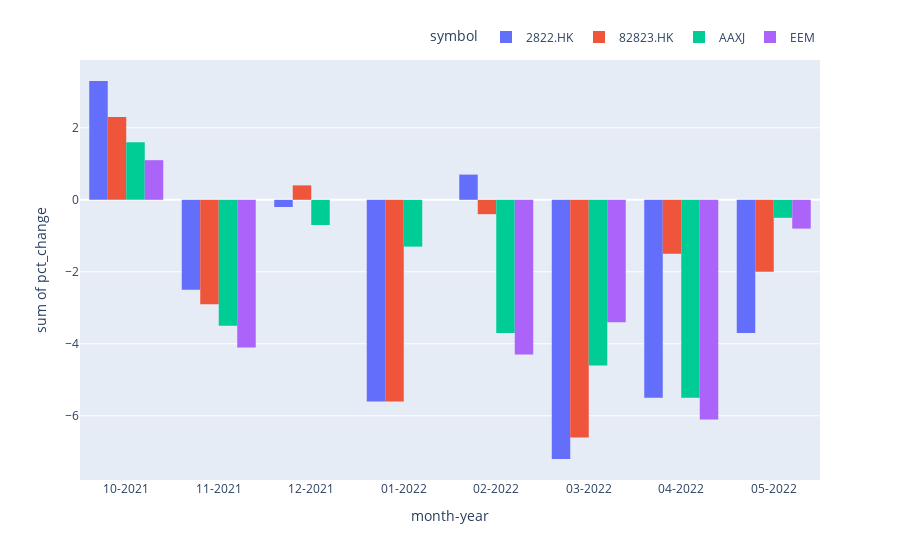

The code cell stored with this chart in its notebook:
### Code cell
chart_title='pct_change'
fig = px.histogram(df_Monthly_Price, x="month-year", y="pct_change",
             color='symbol', barmode='group',height=600)

fig.update_layout(legend=dict(
    orientation="h",
    yanchor="bottom",
    y=1.02,
    xanchor="right",
    x=1
))

# fig.update_layout(
#     autosize=True,
#     width=2000,
#     height=1000,)

fig.show()

pio.write_image(fig, f"{report_path}\\{title}-{chart_title}.png")

### Figure 1 — Plotly figure (JSON) as saved in the notebook; plotly's stock layout.template omitted (floating-point values rounded to 4 significant figures)
{"data": [{"alignmentgroup": "True", "bingroup": "x", "histfunc": "sum", "hovertemplate": "symbol=2822.HK<br>month-year=%{x}<br>sum of pct_change=%{y}<extra></extra>", "legendgroup": "2822.HK", "marker": {"color": "#636efa", "pattern": {"shape": ""}}, "name": "2822.HK", "offsetgroup": "2822.HK", "orientation": "v", "showlegend": true, "type": "histogram", "x": ["10-2021", "11-2021", "12-2021", "01-2022", "02-2022", "03-2022", "04-2022", "05-2022"], "xaxis": "x", "y": [3.3, -2.5, -0.2, -5.6, 0.7, -7.2, -5.5, -3.7], "yaxis": "y"}, {"alignmentgroup": "True", "bingroup": "x", "histfunc": "sum", "hovertemplate": "symbol=82823.HK<br>month-year=%{x}<br>sum of pct_change=%{y}<extra></extra>", "legendgroup": "82823.HK", "marker": {"color": "#EF553B", "pattern": {"shape": ""}}, "name": "82823.HK", "offsetgroup": "82823.HK", "orientation": "v", "showlegend": true, "type": "histogram", "x": ["10-2021", "11-2021", "12-2021", "01-2022", "02-2022", "03-2022", "04-2022", "05-2022"], "xaxis": "x", "y": [2.3, -2.9, 0.4, -5.6, -0.4, -6.6, -1.5, -2], "yaxis": "y"}, {"alignmentgroup": "True", "bingroup": "x", "histfunc": "sum", "hovertemplate": "symbol=AAXJ<br>month-year=%{x}<br>sum of pct_change=%{y}<extra></extra>", "legendgroup": "AAXJ", "marker": {"color": "#00cc96", "pattern": {"shape": ""}}, "name": "AAXJ", "offsetgroup": "AAXJ", "orientation": "v", "showlegend": true, "type": "histogram", "x": ["10-2021", "11-2021", "12-2021", "01-2022", "02-2022", "03-2022", "04-2022", "05-2022"], "xaxis": "x", "y": [1.6, -3.5, -0.7, -1.3, -3.7, -4.6, -5.5, -0.5], "yaxis": "y"}, {"alignmentgroup": "True", "bingroup": "x", "histfunc": "sum", "hovertemplate": "symbol=EEM<br>month-year=%{x}<br>sum of pct_change=%{y}<extra></extra>", "legendgroup": "EEM", "marker": {"color": "#ab63fa", "pattern": {"shape": ""}}, "name": "EEM", "offsetgroup": "EEM", "orientation": "v", "showlegend": true, "type": "histogram", "x": ["10-2021", "11-2021", "12-2021", "01-2022", "02-2022", "03-2022", "04-2022", "05-2022"], "xaxis": "x", "y": [1.1, -4.1, 0, 0, -4.3, -3.4, -6.1, -0.8], "yaxis": "y"}], "layout": {"autosize": true, "barmode": "group", "legend": {"orientation": "h", "title": {"text": "symbol"}, "tracegroupgap": 0, "x": 1, "xanchor": "right", "y": 1.02, "yanchor": "bottom"}, "margin": {"t": 60}, "xaxis": {"anchor": "y", "autorange": true, "domain": [0, 1], "range": [-0.5, 7.5], "title": {"text": "month-year"}, "type": "category"}, "yaxis": {"anchor": "x", "autorange": true, "domain": [0, 1], "range": [-7.783, 3.883], "title": {"text": "sum of pct_change"}, "type": "linear"}}}
